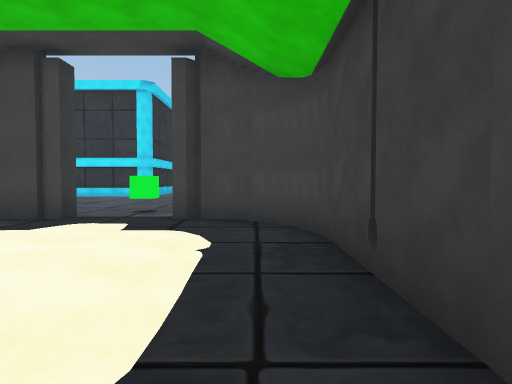
[1] (above)

24 first-person views from a walk through a Unity game level. The camera is 1.4 m above the floor, tilts 2° down and sees 75° across. The floor is counted in squares, 2 m on a side. Each view is taken from the middle of a square. On the plan, view 1 faces up. The plan holds only what a view shows up to about 10 squares ahead; the rest is blank. The place goes on beyond the plan. Some animated figures are left out. Some surface patterns are stand-ins.

[2]
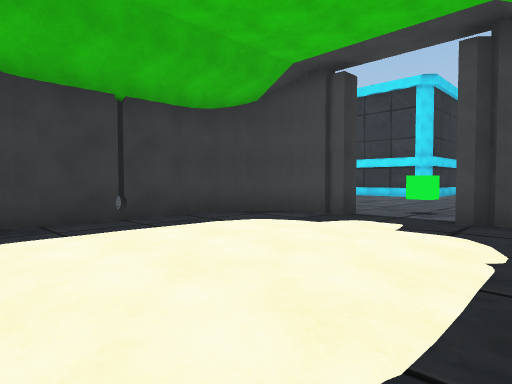

[3]
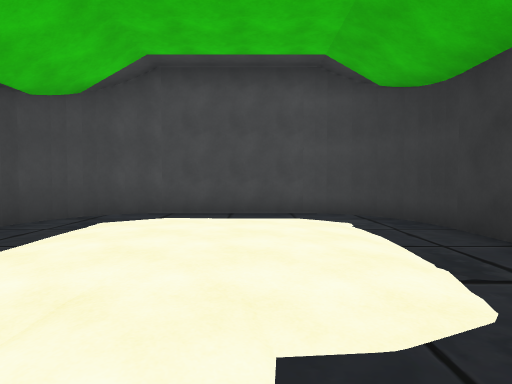

[4]
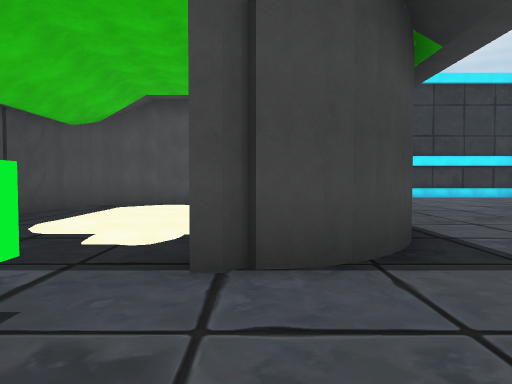

[5]
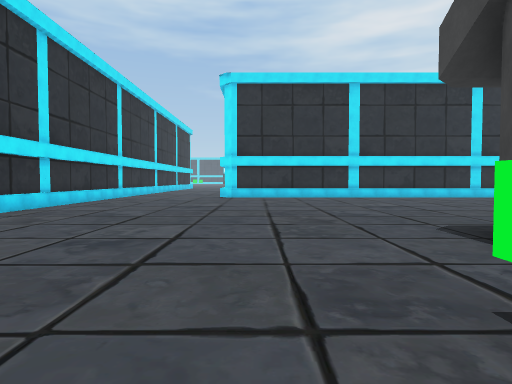

[6]
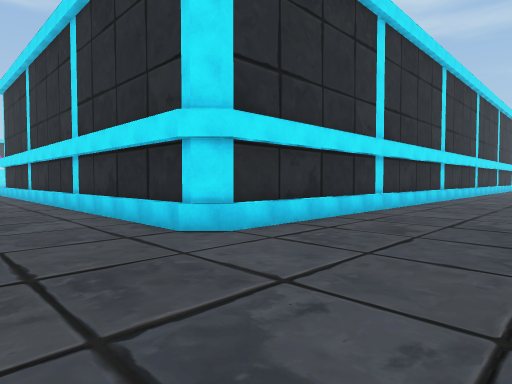

[7]
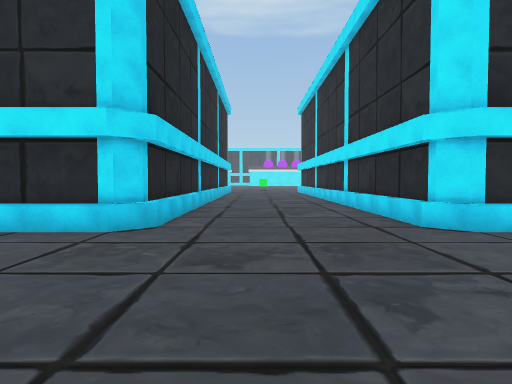

[8]
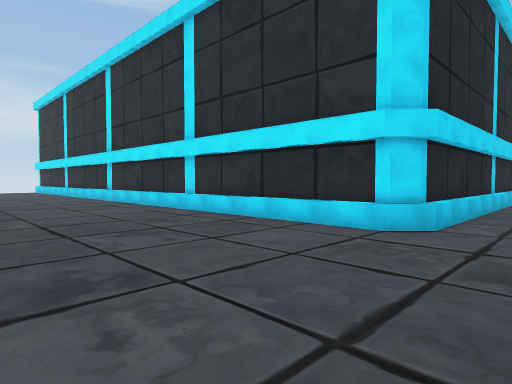

[9]
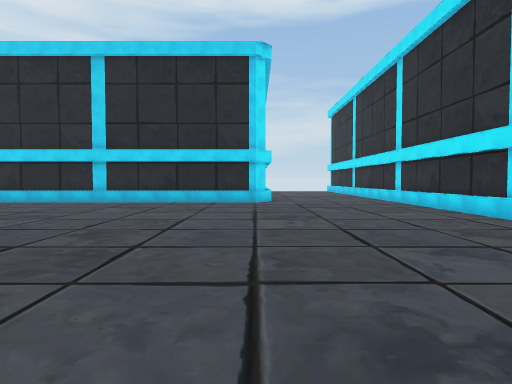

[10]
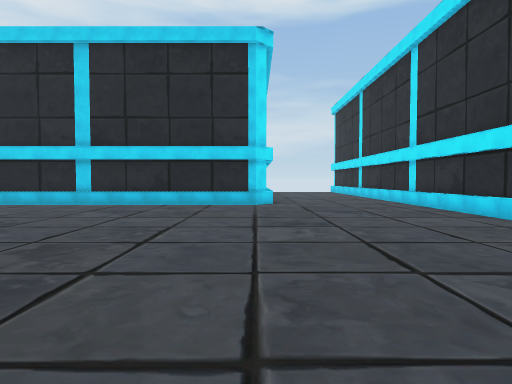

[11]
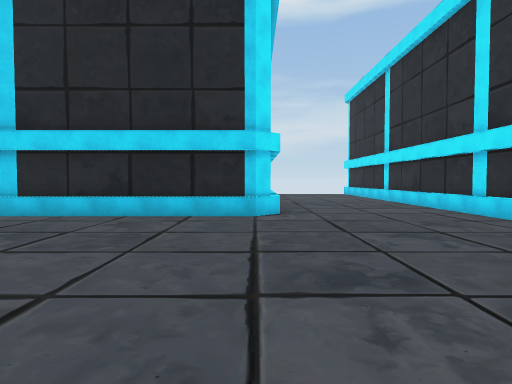

[12]
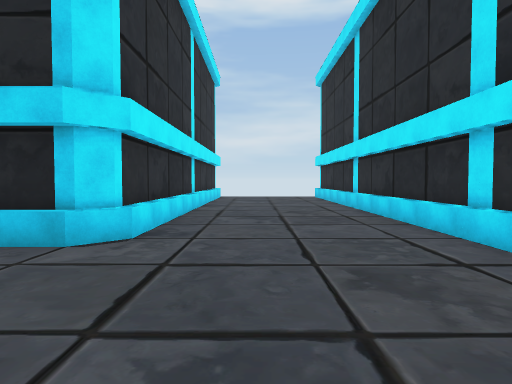

[13]
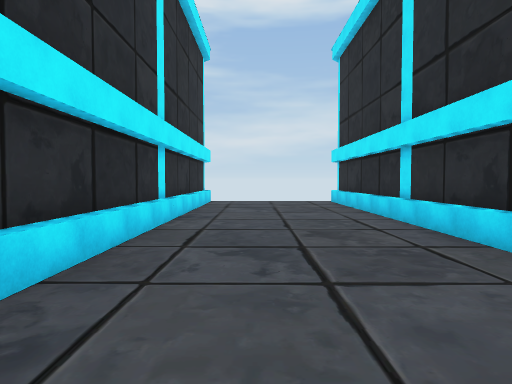

[14]
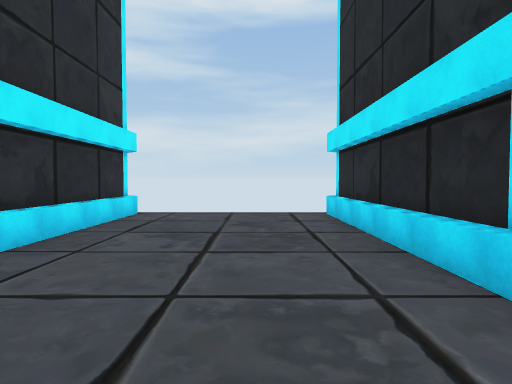

[15]
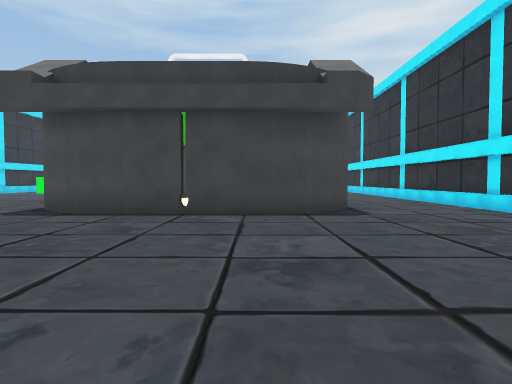

[16]
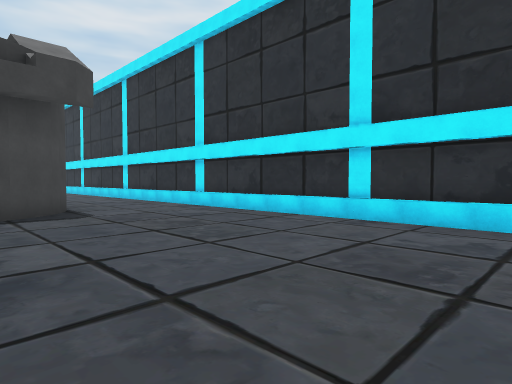

[17]
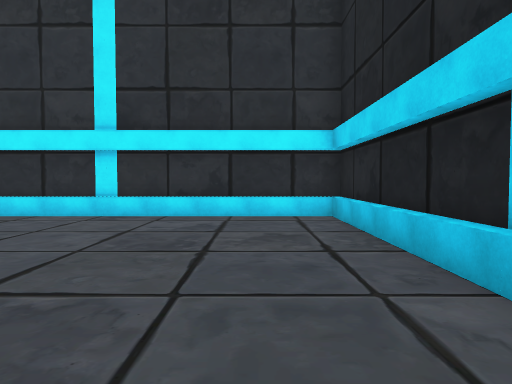

[18]
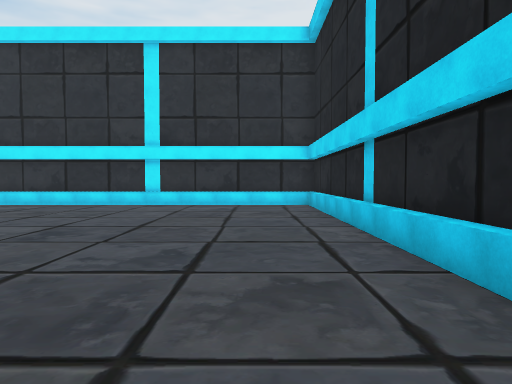

[19]
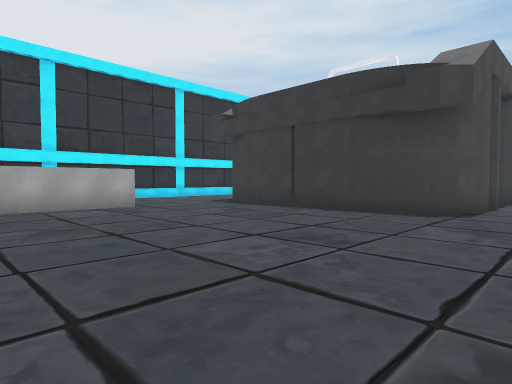

[20]
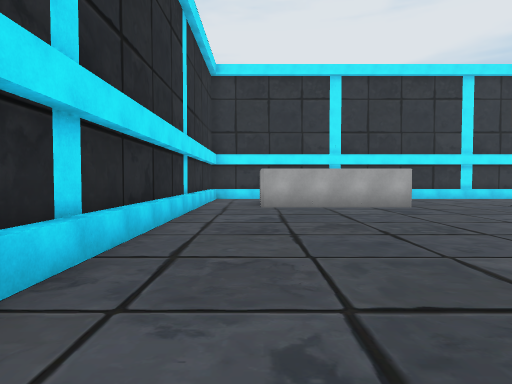

[21]
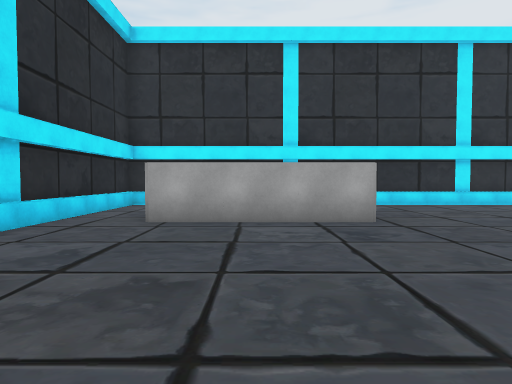

[22]
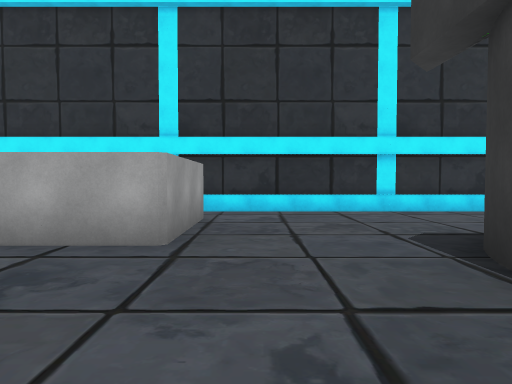

[23]
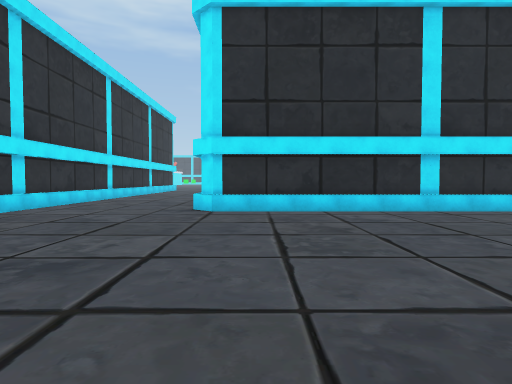

[24]
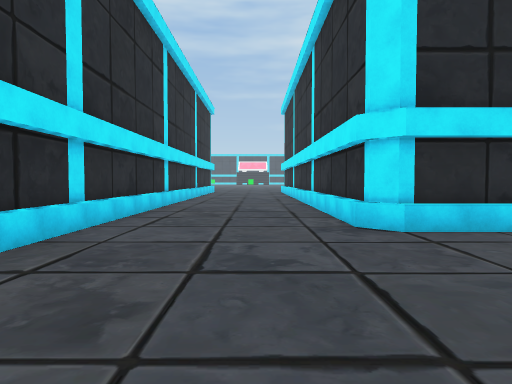

### Floor plan
Key: @ floor where view 1 was taken; # wall or solid block; . main floor; : floor 0.25 m higher than the main floor; / step, stairs or slope; C green cube; H house; O other object.
Columns run from 25 left of view 1 to 15 right of it. Each row starts with its distance up from view 1.
 23                         .#
 22                     #   .#
 21                     #  ..#
 20                     #....#
 19                     #....#
 18                     #....#
 17                     #....#
 16                     #....#
 15 #####################....################
 14 .........................................
 13 .........................................
 12 .........................................
 11 .........................................
 10 ###########........................######
  9           #........................#
  8           #........................#
  7           #............C...........#
  6           #.........HH..HH.........#
  5           #........HH../.HH........#
  4           #........H./  /.H........#
  3           #........H.:  :.H........#
  2           #........H.    .H........#
  1           #........H.    .H........#
  0           #........H.....@H........#
 -1           #.........HHHHHH...OOOO..#
 -2           #..................O   ..#
 -3           #..................O    .#
 -4           #...................    .#
 -5           ####################    ##

Where each view was taken, in squares from view 1:
view 1: 0 up, 0 right, facing up
view 2: 0 up, 0 right, facing up-left
view 3: 6 up, 3 left, facing down
view 4: 9 up, 4 left, facing down
view 5: 9 up, 4 left, facing right
view 6: 11 up, 3 left, facing up-right
view 7: 10 up, 3 left, facing up
view 8: 10 up, 3 left, facing up-left
view 9: 10 up, 4 left, facing left
view 10: 10 up, 5 left, facing left
view 11: 10 up, 8 left, facing left
view 12: 12 up, 11 left, facing left
view 13: 12 up, 14 left, facing left
view 14: 13 up, 18 left, facing left
view 15: 1 up, 13 left, facing right
view 16: 1 up, 13 left, facing down-right
view 17: 2 up, 13 left, facing down
view 18: 5 up, 13 left, facing down
view 19: 8 up, 8 right, facing down-left
view 20: 8 up, 8 right, facing down
view 21: 5 up, 6 right, facing down
view 22: 3 up, 3 right, facing down
view 23: 9 up, 2 right, facing right
view 24: 12 up, 5 right, facing right
